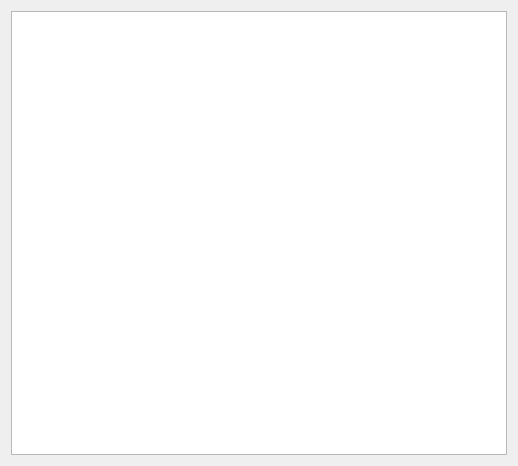
<?xml version="1.0" encoding="UTF-8"?>
<ui version="4.0">
 <class>help</class>
 <widget class="QDialog" name="help">
  <property name="geometry">
   <rect>
    <x>0</x>
    <y>0</y>
    <width>518</width>
    <height>466</height>
   </rect>
  </property>
  <property name="windowTitle">
   <string>Help</string>
  </property>
  <layout class="QHBoxLayout" name="horizontalLayout">
   <item>
    <widget class="QTextBrowser" name="textBrowser"/>
   </item>
  </layout>
 </widget>
 <resources/>
 <connections/>
</ui>
